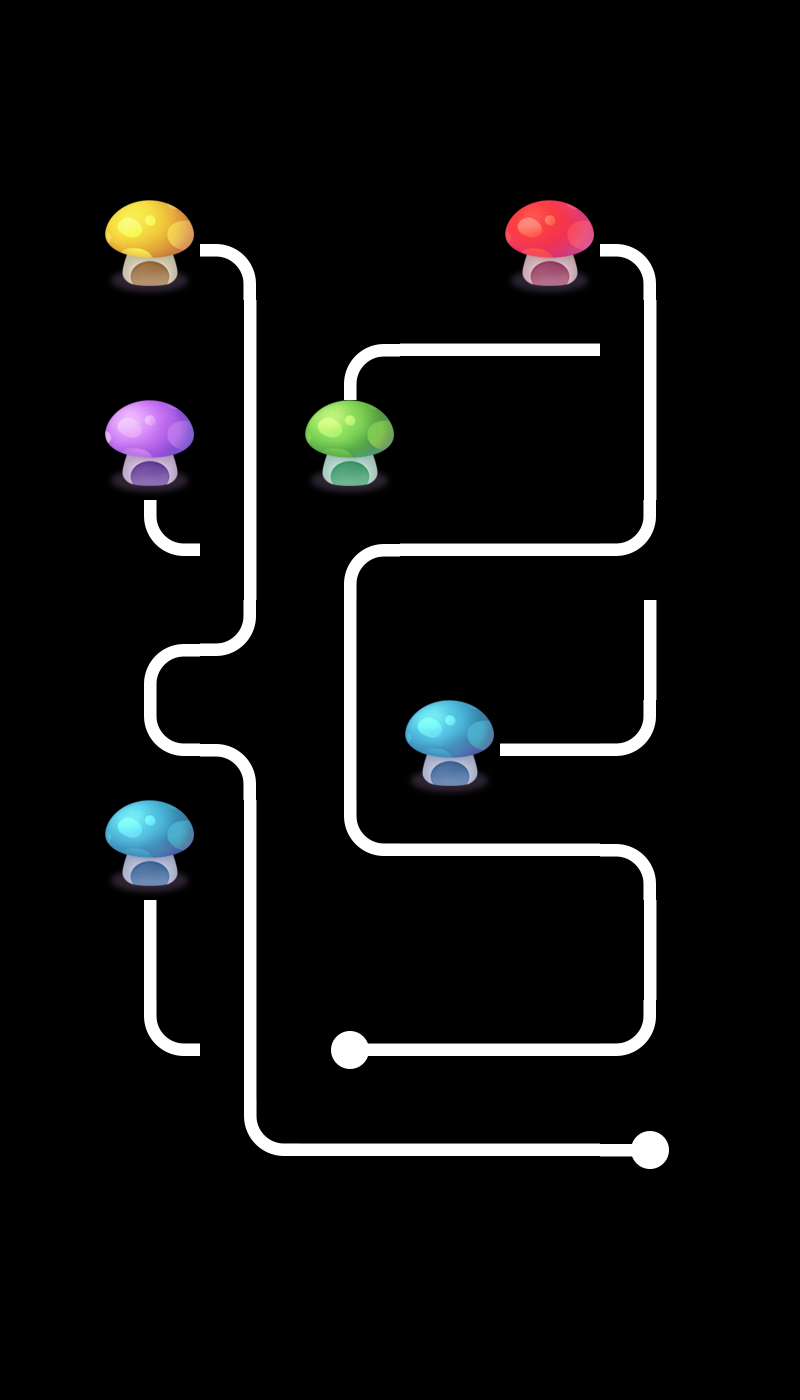

The image is a tile-based game level rendered from a .tmx file. Its description and source (layers, tilesets, objects; grid data summarised) follow:
An orthogonal 8x14 tile map with 100x100 px tiles, 2 tile layers (layer0, layer1), 2 tilesets and 4 objects.

<map version="1.0" orientation="orthogonal" renderorder="right-down" width="8" height="14" tilewidth="100" tileheight="100" nextobjectid="5">
 <tileset firstgid="1" name="tiled" tilewidth="100" tileheight="100">
  <image source="tiled.png" width="500" height="400" />
 </tileset>
 <tileset firstgid="21" name="tiled" tilewidth="100" tileheight="100">
  <image source="tiled.png" width="500" height="400" />
 </tileset>
 <layer name="layer0" width="8" height="14">
  <data>[112 cells, 22 non-empty, 10 distinct tile ids]</data>
 </layer>
 <layer name="layer1" width="8" height="14">
  <data>[112 cells, 27 non-empty, 10 distinct tile ids]</data>
 </layer>
 <objectgroup name="object1">
  <object id="1" x="224.242" y="1027.27" width="57.5758" height="54.5455">
   <properties>
    <property name="id" value="0" />
   </properties>
  </object>
  <object id="2" x="221.212" y="524.242" width="54.5455" height="54.5455">
   <properties>
    <property name="id" value="1" />
   </properties>
  </object>
  <object id="3" x="621.212" y="518.182" width="54.5455" height="51.5152">
   <properties>
    <property name="id" value="2" />
   </properties>
  </object>
  <object id="4" x="615.152" y="318.182" width="57.5758" height="63.6364">
   <properties>
    <property name="id" value="3" />
   </properties>
  </object>
 </objectgroup>
</map>
